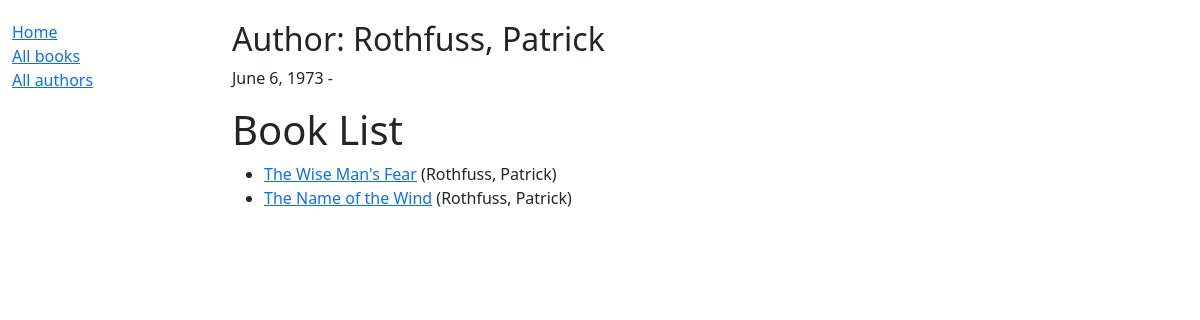
The app's page /catalog/author/1 with its own data.
### catalog/models.py (models this page shows, shortened)
class Author(models.Model):
    first_name = models.CharField(max_length=100)
    last_name = models.CharField(max_length=100)
    date_of_birth = models.DateField(null=True, blank=True)
    date_of_death = models.DateField('Died', null=True, blank=True)
    class Meta:
        ordering = ['last_name', 'first_name']
    def __str__(self):
        return f'{self.last_name}, {self.first_name}'

class Book(models.Model):
    title = models.CharField(max_length=200)
    author = models.ForeignKey('Author', on_delete=models.SET_NULL, null=True)
    summary = models.TextField(max_length=1000, help_text='Enter a brief description of the book')
    isbn = models.CharField('ISBN', max_length=13, unique=True,
                             help_text='13 Character <a href="https://www.isbn-international.org/content/what-isbn">ISBN number</a>')
    genre = models.ManyToManyField(Genre, help_text='Select a genre for this book')
    def get_absolute_url(self):
        return reverse('book-detail', args=[str(self.id)])
    def display_genre(self):
        """Create a string for the Genre. This is required to display genre in Admin."""
        return ', '.join(genre.name for genre in self.genre.all()[:3])
    display_genre.short_description = 'Genre'

### catalog/views.py (the view, shortened to what this page needs)
# urls.py: path('author/<int:pk>', views.AuthorDetailView.as_view(), name='author-detail'),
class AuthorDetailView(generic.DetailView):
    model = Author
    template_name = 'catalog/author_detail.html'
    def get_context_data(self, **kwargs):
        context = super(AuthorDetailView, self).get_context_data(**kwargs)
        print(context)
        context['book_list'] = Book.objects.filter(author=context['author'])
        return context

### catalog/templates/catalog/author_detail.html
{% extends "base_generic.html" %}
{% block content %}
  <div style="margin-left:20px;margin-top:20px">
  <h2>Author: {{ author }}</h2>
  <p> {{ author.date_of_birth }} - {% if author.date_of_death %}{{ author.date_of_death }}{% endif %}</p>
  <h1>Book List</h1>
  {% if book_list %}
  <ul>
    {% for book in book_list %}
      <li>
        <a href="{{ book.get_absolute_url }}">{{ book.title }}</a> ({{book.author}})
      </li>
    {% endfor %}
  </ul>
  {% else %}
    <p>There are no books in the library.</p>
  {% endif %}
{% endblock %}

### records on screen
Author: last_name+first_name "Rothfuss, Patrick", date_of_birth "June 6, 1973"
Book: title "The Wise Man's Fear", author "Rothfuss, Patrick"
Book: title "The Name of the Wind", author "Rothfuss, Patrick"
